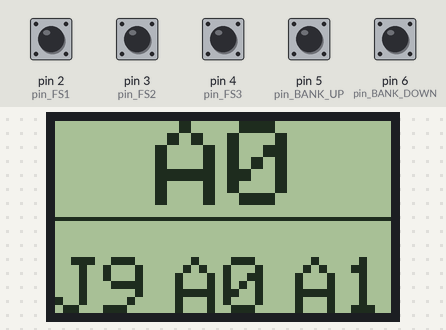
A sketch run on a simulated Arduino Uno, built with avr-gcc and run on an emulated ATmega328P. Shown: 84×48 one-colour display. Inputs (shaded band) come from the test bench; at power-on: pin 2 (pin_FS1), pin 3 (pin_FS2), pin 4 (pin_FS3), pin 5 (pin_BANK_UP), pin 6 (pin_BANK_DOWN) HIGH. EEPROM starts erased.

Above: at 1.2 s.
1.3 s: pin 5 (pin_BANK_UP) pulled LOW for 1 s
At 3.5 s:
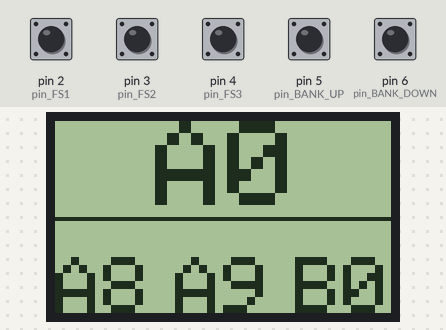
3.8 s: pin 6 (pin_BANK_DOWN) pulled LOW for 1 s
At 4.03 s:
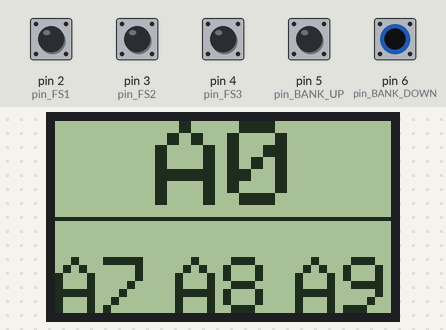
6.4 s: pin 2 (pin_FS1) pulled LOW for 0.15 s
At 7.5 s:
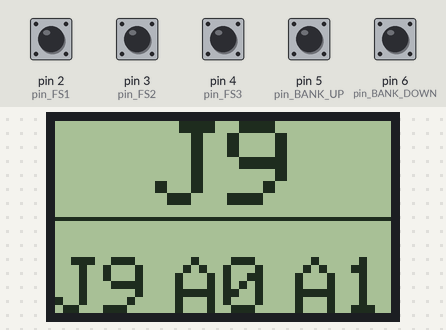
8.1 s: pin 6 (pin_BANK_DOWN) pulled LOW for 0.15 s
At 8.8 s:
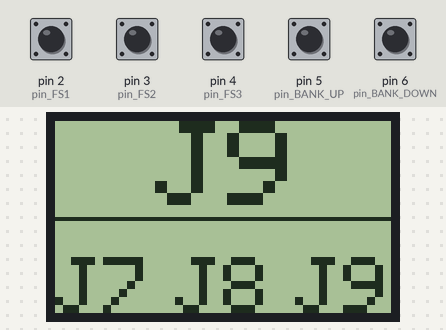
9.8 s: pin 6 (pin_BANK_DOWN) pulled LOW for 1 s
At 12.1 s:
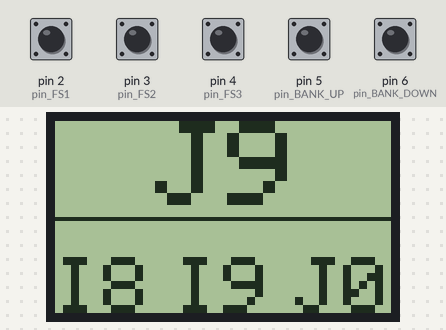
12.4 s: pin 6 (pin_BANK_DOWN) pulled LOW for 1 s
At 14.7 s:
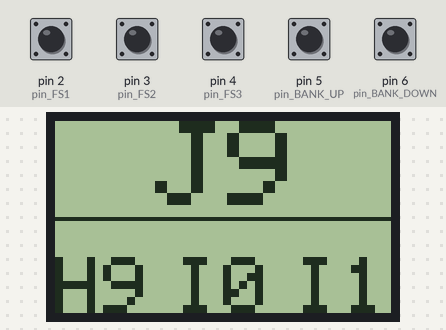
Timing chart, 0 to 15.9 s (numbered marks = the images above; inputs shaded):
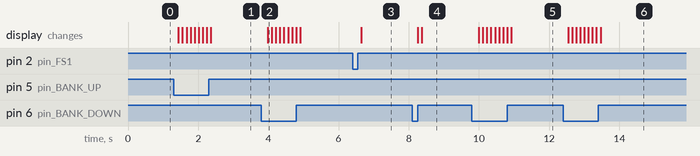

Measured:
- after the input at 1.3 s, the display: first changes after 0.14 s (image 1 shows a later state)
- after the input at 3.8 s, the display: changes after 0.18 s (image 2)
- after the input at 6.4 s, the display: changes after 0.24 s (image 3)
- after the input at 8.1 s, the display: first changes after 0.16 s (image 4 shows a later state)
- after the input at 9.8 s, the display: first changes after 0.19 s (image 5 shows a later state)
- after the input at 12.4 s, the display: first changes after 0.14 s (image 6 shows a later state)

The sketch:

MIDI_G3.ino
```cpp
#include <SPI.h>
#include <Adafruit_GFX.h>
#include <Adafruit_PCD8544.h>
#include <EEPROM.h>

/*
Display Nokia 5110
width: 84px (x coordenate)
height: 48px (y coordenate)


*/

#define width_text_size_base 6
#define height_text_size_base 7

#define memory_address_ref_patch 0
#define maximum_patches 99

#define contrast 45
#define bias 1

#define sclk_pin 12
#define din_pin 11
#define dc_pin 10
#define cs_pin 9
#define rst_pin 8

#define pin_FS1 2
#define pin_FS2 3
#define pin_FS3 4
#define pin_BANK_UP 5
#define pin_BANK_DOWN 6

int FS1;
int FS2;
int FS3;
int BANK_UP;
int BANK_DOWN;
char BANKS[] = "ABCDEFGHIJ";

byte valorFS1;
byte valorFS2;
byte valorFS3;

byte referencePatch;
byte activePatch;

Adafruit_PCD8544 display = Adafruit_PCD8544(sclk_pin, din_pin, dc_pin, cs_pin, rst_pin);

void setup() {
  pinMode(pin_FS1, INPUT_PULLUP);
  pinMode(pin_FS2, INPUT_PULLUP);
  pinMode(pin_FS3, INPUT_PULLUP);
  pinMode(pin_BANK_UP, INPUT_PULLUP);
  pinMode(pin_BANK_DOWN, INPUT_PULLUP);

  if (EEPROM.read(memory_address_ref_patch) > maximum_patches) {
    EEPROM.write(0, memory_address_ref_patch);
  }

  activePatch = getActivePatch();
  referencePatch = sumPatch(-1);
  valorFS1 = referencePatch;
  valorFS2 = sumPatch(1);
  valorFS3 = sumPatch(2);

  Serial.begin(9600);
  display.begin(contrast, bias);
  display.initDisplay();
  display.setCursor(0, 0);
  display.setTextColor(BLACK, WHITE);
}

void loop() {
  FS1 = digitalRead(pin_FS1);
  FS2 = digitalRead(pin_FS2);
  FS3 = digitalRead(pin_FS3);
  BANK_UP = digitalRead(pin_BANK_UP);
  BANK_DOWN = digitalRead(pin_BANK_DOWN);

  display.clearDisplay();
  printActivePatch();
  drawMidLine();
  printFootSwitchPatches();
  display.display();
  delay(100);

  if (BANK_UP == LOW) {
    increasePatch();
  }

  if (BANK_DOWN == LOW) {
    decreasePatch();
  }

  if (FS1 == LOW) {
    activePatch = valorFS1;
    updateActivePatch(valorFS1);
  }

  if (FS2 == LOW) {
    activePatch = valorFS2;
    updateActivePatch(valorFS2);
  }

  if (FS3 == LOW) {
    activePatch = valorFS3;
    updateActivePatch(valorFS3);
  }
}


byte getActivePatch() {
  return EEPROM.read(memory_address_ref_patch);
}

void updateActivePatch(byte patch) {
  EEPROM.write(patch, memory_address_ref_patch);
}

void printActivePatch() {
  display.setTextSize(3);
  display.setCursor(25, 0);  // centralizar número
  display.print(getPatchName(activePatch));
}

void printFootSwitchPatches() {
  byte xCursor = (width_text_size_base * 2 * 2) + 6;
  byte yCursor = (display.height() / 2) + 10;

  display.setTextSize(2);

  display.setCursor(0, yCursor);
  display.print(getPatchName(valorFS1));

  display.setCursor(xCursor, yCursor);
  display.print(getPatchName(valorFS2));

  display.setCursor(xCursor * 2, yCursor);
  display.print(getPatchName(valorFS3));
}

String getPatchName(byte patch) {
  byte bankNumber = patch / 10;
  byte number = patch % 10;

  return BANKS[bankNumber] + String(number);
}

void drawMidLine() {
  byte y = display.height() / 2;
  display.drawLine(0, y, display.width(), y, BLACK);
}

void increasePatch() {
  referencePatch = sumPatch(1);
  valorFS1 = referencePatch;
  valorFS2 = sumPatch(1);
  valorFS3 = sumPatch(2);
}

void decreasePatch() {
  referencePatch = sumPatch(-1);
  valorFS1 = referencePatch;
  valorFS2 = sumPatch(1);
  valorFS3 = sumPatch(2);
}

byte sumPatch(int number) {
  int ref = referencePatch + number;
  if (ref < 0) {
    return 99;
  }

  if (ref > maximum_patches) {
    return ref - maximum_patches - 1;
  }

  return ref;
}
```
